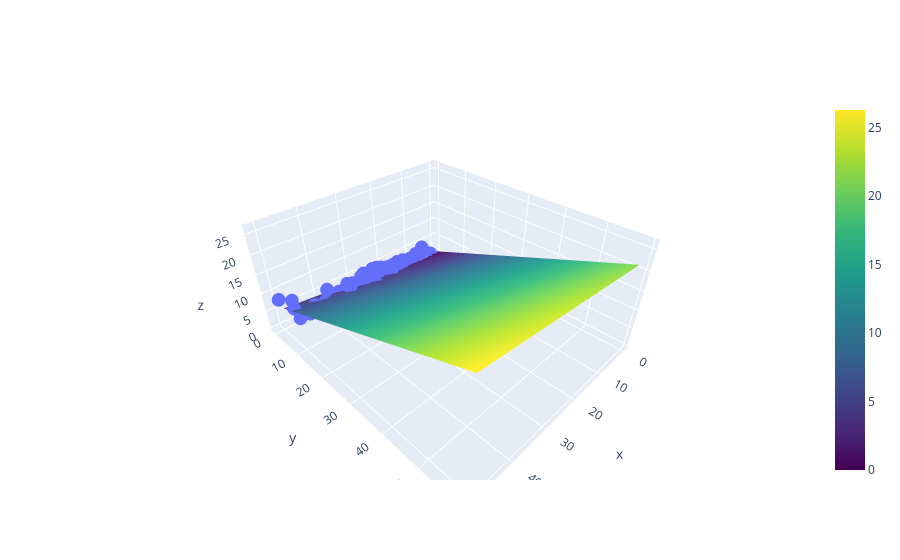

The cell this chart's notebook holds for it:
### Code cell
fig = go.Figure()
fig.add_trace(go.Scatter3d(x = data["total_bill"], y = data["size"], z = data["tip"], mode='markers', name='Actual'))
fig.add_trace(go.Surface(x=table_bills, y=tables_sizes, z=tip_predictions, colorscale='Viridis', name='Predicted'))
fig.show()

### Figure 1 — Plotly figure (JSON) as saved in the notebook; plotly's stock layout.template omitted (floating-point values rounded to 4 significant figures; data arrays with more than 128 entries replaced by an {"elided": "..."} marker saying what was removed)
{"data": [{"mode": "markers", "name": "Actual", "type": "scatter3d", "x": {"elided": "244 float values"}, "y": {"elided": "244 int values"}, "z": {"elided": "244 float values"}}, {"colorscale": [[0, "#440154"], [0.1111, "#482878"], [0.2222, "#3e4989"], [0.3333, "#31688e"], [0.4444, "#26828e"], [0.5556, "#1f9e89"], [0.6667, "#35b779"], [0.7778, "#6ece58"], [0.8889, "#b5de2b"], [1, "#fde725"]], "name": "Predicted", "type": "surface", "x": {"elided": "60x50 int values"}, "y": {"elided": "60x50 int values"}, "z": {"elided": "60x50 float values"}}], "layout": {}}
